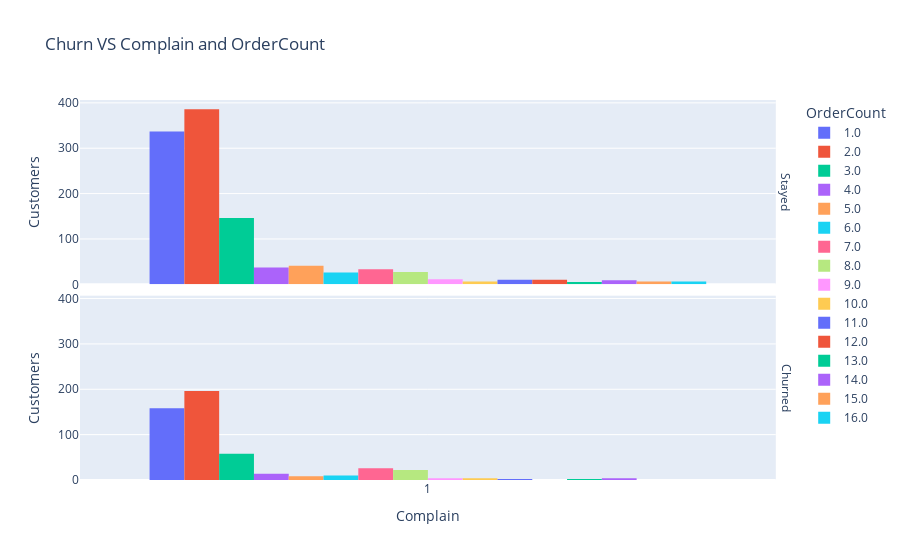

Notebook source saved alongside this figure:
### Code cell
c=ecomerce_df.groupby(["Complain","Churn","OrderCount"]).size().reset_index(name="Count")
z=c[c["Complain"]== 1]
fig7=px.histogram(z,x="Complain",y="Count",color="OrderCount",facet_row="Churn",barmode="group",title="Churn VS Complain and OrderCount")
fig7.update_yaxes(title_text="Customers")
for a in fig7.layout.annotations:
    if a.text== "Churn=0":
        a.text="Stayed"
    else:
        a.text ="Churned"

fig7.show()

### Figure 1 — Plotly figure (JSON) as saved in the notebook; plotly's stock layout.template omitted (floating-point values rounded to 4 significant figures)
{"data": [{"alignmentgroup": "True", "bingroup": "x", "histfunc": "sum", "hovertemplate": "OrderCount=1.0<br>Churn=0<br>Complain=%{x}<br>sum of Count=%{y}<extra></extra>", "legendgroup": "1.0", "marker": {"color": "#636efa", "pattern": {"shape": ""}}, "name": "1.0", "offsetgroup": "1.0", "orientation": "v", "showlegend": true, "type": "histogram", "x": [1], "xaxis": "x2", "y": [337], "yaxis": "y2"}, {"alignmentgroup": "True", "bingroup": "x", "histfunc": "sum", "hovertemplate": "OrderCount=1.0<br>Churn=1<br>Complain=%{x}<br>sum of Count=%{y}<extra></extra>", "legendgroup": "1.0", "marker": {"color": "#636efa", "pattern": {"shape": ""}}, "name": "1.0", "offsetgroup": "1.0", "orientation": "v", "showlegend": false, "type": "histogram", "x": [1], "xaxis": "x", "y": [158], "yaxis": "y"}, {"alignmentgroup": "True", "bingroup": "x", "histfunc": "sum", "hovertemplate": "OrderCount=2.0<br>Churn=0<br>Complain=%{x}<br>sum of Count=%{y}<extra></extra>", "legendgroup": "2.0", "marker": {"color": "#EF553B", "pattern": {"shape": ""}}, "name": "2.0", "offsetgroup": "2.0", "orientation": "v", "showlegend": true, "type": "histogram", "x": [1], "xaxis": "x2", "y": [386], "yaxis": "y2"}, {"alignmentgroup": "True", "bingroup": "x", "histfunc": "sum", "hovertemplate": "OrderCount=2.0<br>Churn=1<br>Complain=%{x}<br>sum of Count=%{y}<extra></extra>", "legendgroup": "2.0", "marker": {"color": "#EF553B", "pattern": {"shape": ""}}, "name": "2.0", "offsetgroup": "2.0", "orientation": "v", "showlegend": false, "type": "histogram", "x": [1], "xaxis": "x", "y": [196], "yaxis": "y"}, {"alignmentgroup": "True", "bingroup": "x", "histfunc": "sum", "hovertemplate": "OrderCount=3.0<br>Churn=0<br>Complain=%{x}<br>sum of Count=%{y}<extra></extra>", "legendgroup": "3.0", "marker": {"color": "#00cc96", "pattern": {"shape": ""}}, "name": "3.0", "offsetgroup": "3.0", "orientation": "v", "showlegend": true, "type": "histogram", "x": [1], "xaxis": "x2", "y": [146], "yaxis": "y2"}, {"alignmentgroup": "True", "bingroup": "x", "histfunc": "sum", "hovertemplate": "OrderCount=3.0<br>Churn=1<br>Complain=%{x}<br>sum of Count=%{y}<extra></extra>", "legendgroup": "3.0", "marker": {"color": "#00cc96", "pattern": {"shape": ""}}, "name": "3.0", "offsetgroup": "3.0", "orientation": "v", "showlegend": false, "type": "histogram", "x": [1], "xaxis": "x", "y": [58], "yaxis": "y"}, {"alignmentgroup": "True", "bingroup": "x", "histfunc": "sum", "hovertemplate": "OrderCount=4.0<br>Churn=0<br>Complain=%{x}<br>sum of Count=%{y}<extra></extra>", "legendgroup": "4.0", "marker": {"color": "#ab63fa", "pattern": {"shape": ""}}, "name": "4.0", "offsetgroup": "4.0", "orientation": "v", "showlegend": true, "type": "histogram", "x": [1], "xaxis": "x2", "y": [37], "yaxis": "y2"}, {"alignmentgroup": "True", "bingroup": "x", "histfunc": "sum", "hovertemplate": "OrderCount=4.0<br>Churn=1<br>Complain=%{x}<br>sum of Count=%{y}<extra></extra>", "legendgroup": "4.0", "marker": {"color": "#ab63fa", "pattern": {"shape": ""}}, "name": "4.0", "offsetgroup": "4.0", "orientation": "v", "showlegend": false, "type": "histogram", "x": [1], "xaxis": "x", "y": [14], "yaxis": "y"}, {"alignmentgroup": "True", "bingroup": "x", "histfunc": "sum", "hovertemplate": "OrderCount=5.0<br>Churn=0<br>Complain=%{x}<br>sum of Count=%{y}<extra></extra>", "legendgroup": "5.0", "marker": {"color": "#FFA15A", "pattern": {"shape": ""}}, "name": "5.0", "offsetgroup": "5.0", "orientation": "v", "showlegend": true, "type": "histogram", "x": [1], "xaxis": "x2", "y": [41], "yaxis": "y2"}, {"alignmentgroup": "True", "bingroup": "x", "histfunc": "sum", "hovertemplate": "OrderCount=5.0<br>Churn=1<br>Complain=%{x}<br>sum of Count=%{y}<extra></extra>", "legendgroup": "5.0", "marker": {"color": "#FFA15A", "pattern": {"shape": ""}}, "name": "5.0", "offsetgroup": "5.0", "orientation": "v", "showlegend": false, "type": "histogram", "x": [1], "xaxis": "x", "y": [8], "yaxis": "y"}, {"alignmentgroup": "True", "bingroup": "x", "histfunc": "sum", "hovertemplate": "OrderCount=6.0<br>Churn=0<br>Complain=%{x}<br>sum of Count=%{y}<extra></extra>", "legendgroup": "6.0", "marker": {"color": "#19d3f3", "pattern": {"shape": ""}}, "name": "6.0", "offsetgroup": "6.0", "orientation": "v", "showlegend": true, "type": "histogram", "x": [1], "xaxis": "x2", "y": [26], "yaxis": "y2"}, {"alignmentgroup": "True", "bingroup": "x", "histfunc": "sum", "hovertemplate": "OrderCount=6.0<br>Churn=1<br>Complain=%{x}<br>sum of Count=%{y}<extra></extra>", "legendgroup": "6.0", "marker": {"color": "#19d3f3", "pattern": {"shape": ""}}, "name": "6.0", "offsetgroup": "6.0", "orientation": "v", "showlegend": false, "type": "histogram", "x": [1], "xaxis": "x", "y": [10], "yaxis": "y"}, {"alignmentgroup": "True", "bingroup": "x", "histfunc": "sum", "hovertemplate": "OrderCount=7.0<br>Churn=0<br>Complain=%{x}<br>sum of Count=%{y}<extra></extra>", "legendgroup": "7.0", "marker": {"color": "#FF6692", "pattern": {"shape": ""}}, "name": "7.0", "offsetgroup": "7.0", "orientation": "v", "showlegend": true, "type": "histogram", "x": [1], "xaxis": "x2", "y": [33], "yaxis": "y2"}, {"alignmentgroup": "True", "bingroup": "x", "histfunc": "sum", "hovertemplate": "OrderCount=7.0<br>Churn=1<br>Complain=%{x}<br>sum of Count=%{y}<extra></extra>", "legendgroup": "7.0", "marker": {"color": "#FF6692", "pattern": {"shape": ""}}, "name": "7.0", "offsetgroup": "7.0", "orientation": "v", "showlegend": false, "type": "histogram", "x": [1], "xaxis": "x", "y": [26], "yaxis": "y"}, {"alignmentgroup": "True", "bingroup": "x", "histfunc": "sum", "hovertemplate": "OrderCount=8.0<br>Churn=0<br>Complain=%{x}<br>sum of Count=%{y}<extra></extra>", "legendgroup": "8.0", "marker": {"color": "#B6E880", "pattern": {"shape": ""}}, "name": "8.0", "offsetgroup": "8.0", "orientation": "v", "showlegend": true, "type": "histogram", "x": [1], "xaxis": "x2", "y": [27], "yaxis": "y2"}, {"alignmentgroup": "True", "bingroup": "x", "histfunc": "sum", "hovertemplate": "OrderCount=8.0<br>Churn=1<br>Complain=%{x}<br>sum of Count=%{y}<extra></extra>", "legendgroup": "8.0", "marker": {"color": "#B6E880", "pattern": {"shape": ""}}, "name": "8.0", "offsetgroup": "8.0", "orientation": "v", "showlegend": false, "type": "histogram", "x": [1], "xaxis": "x", "y": [22], "yaxis": "y"}, {"alignmentgroup": "True", "bingroup": "x", "histfunc": "sum", "hovertemplate": "OrderCount=9.0<br>Churn=0<br>Complain=%{x}<br>sum of Count=%{y}<extra></extra>", "legendgroup": "9.0", "marker": {"color": "#FF97FF", "pattern": {"shape": ""}}, "name": "9.0", "offsetgroup": "9.0", "orientation": "v", "showlegend": true, "type": "histogram", "x": [1], "xaxis": "x2", "y": [11], "yaxis": "y2"}, {"alignmentgroup": "True", "bingroup": "x", "histfunc": "sum", "hovertemplate": "OrderCount=9.0<br>Churn=1<br>Complain=%{x}<br>sum of Count=%{y}<extra></extra>", "legendgroup": "9.0", "marker": {"color": "#FF97FF", "pattern": {"shape": ""}}, "name": "9.0", "offsetgroup": "9.0", "orientation": "v", "showlegend": false, "type": "histogram", "x": [1], "xaxis": "x", "y": [4], "yaxis": "y"}, {"alignmentgroup": "True", "bingroup": "x", "histfunc": "sum", "hovertemplate": "OrderCount=10.0<br>Churn=0<br>Complain=%{x}<br>sum of Count=%{y}<extra></extra>", "legendgroup": "10.0", "marker": {"color": "#FECB52", "pattern": {"shape": ""}}, "name": "10.0", "offsetgroup": "10.0", "orientation": "v", "showlegend": true, "type": "histogram", "x": [1], "xaxis": "x2", "y": [6], "yaxis": "y2"}, {"alignmentgroup": "True", "bingroup": "x", "histfunc": "sum", "hovertemplate": "OrderCount=10.0<br>Churn=1<br>Complain=%{x}<br>sum of Count=%{y}<extra></extra>", "legendgroup": "10.0", "marker": {"color": "#FECB52", "pattern": {"shape": ""}}, "name": "10.0", "offsetgroup": "10.0", "orientation": "v", "showlegend": false, "type": "histogram", "x": [1], "xaxis": "x", "y": [4], "yaxis": "y"}, {"alignmentgroup": "True", "bingroup": "x", "histfunc": "sum", "hovertemplate": "OrderCount=11.0<br>Churn=0<br>Complain=%{x}<br>sum of Count=%{y}<extra></extra>", "legendgroup": "11.0", "marker": {"color": "#636efa", "pattern": {"shape": ""}}, "name": "11.0", "offsetgroup": "11.0", "orientation": "v", "showlegend": true, "type": "histogram", "x": [1], "xaxis": "x2", "y": [10], "yaxis": "y2"}, {"alignmentgroup": "True", "bingroup": "x", "histfunc": "sum", "hovertemplate": "OrderCount=11.0<br>Churn=1<br>Complain=%{x}<br>sum of Count=%{y}<extra></extra>", "legendgroup": "11.0", "marker": {"color": "#636efa", "pattern": {"shape": ""}}, "name": "11.0", "offsetgroup": "11.0", "orientation": "v", "showlegend": false, "type": "histogram", "x": [1], "xaxis": "x", "y": [2], "yaxis": "y"}, {"alignmentgroup": "True", "bingroup": "x", "histfunc": "sum", "hovertemplate": "OrderCount=12.0<br>Churn=0<br>Complain=%{x}<br>sum of Count=%{y}<extra></extra>", "legendgroup": "12.0", "marker": {"color": "#EF553B", "pattern": {"shape": ""}}, "name": "12.0", "offsetgroup": "12.0", "orientation": "v", "showlegend": true, "type": "histogram", "x": [1], "xaxis": "x2", "y": [10], "yaxis": "y2"}, {"alignmentgroup": "True", "bingroup": "x", "histfunc": "sum", "hovertemplate": "OrderCount=13.0<br>Churn=0<br>Complain=%{x}<br>sum of Count=%{y}<extra></extra>", "legendgroup": "13.0", "marker": {"color": "#00cc96", "pattern": {"shape": ""}}, "name": "13.0", "offsetgroup": "13.0", "orientation": "v", "showlegend": true, "type": "histogram", "x": [1], "xaxis": "x2", "y": [5], "yaxis": "y2"}, {"alignmentgroup": "True", "bingroup": "x", "histfunc": "sum", "hovertemplate": "OrderCount=13.0<br>Churn=1<br>Complain=%{x}<br>sum of Count=%{y}<extra></extra>", "legendgroup": "13.0", "marker": {"color": "#00cc96", "pattern": {"shape": ""}}, "name": "13.0", "offsetgroup": "13.0", "orientation": "v", "showlegend": false, "type": "histogram", "x": [1], "xaxis": "x", "y": [2], "yaxis": "y"}, {"alignmentgroup": "True", "bingroup": "x", "histfunc": "sum", "hovertemplate": "OrderCount=14.0<br>Churn=0<br>Complain=%{x}<br>sum of Count=%{y}<extra></extra>", "legendgroup": "14.0", "marker": {"color": "#ab63fa", "pattern": {"shape": ""}}, "name": "14.0", "offsetgroup": "14.0", "orientation": "v", "showlegend": true, "type": "histogram", "x": [1], "xaxis": "x2", "y": [9], "yaxis": "y2"}, {"alignmentgroup": "True", "bingroup": "x", "histfunc": "sum", "hovertemplate": "OrderCount=14.0<br>Churn=1<br>Complain=%{x}<br>sum of Count=%{y}<extra></extra>", "legendgroup": "14.0", "marker": {"color": "#ab63fa", "pattern": {"shape": ""}}, "name": "14.0", "offsetgroup": "14.0", "orientation": "v", "showlegend": false, "type": "histogram", "x": [1], "xaxis": "x", "y": [4], "yaxis": "y"}, {"alignmentgroup": "True", "bingroup": "x", "histfunc": "sum", "hovertemplate": "OrderCount=15.0<br>Churn=0<br>Complain=%{x}<br>sum of Count=%{y}<extra></extra>", "legendgroup": "15.0", "marker": {"color": "#FFA15A", "pattern": {"shape": ""}}, "name": "15.0", "offsetgroup": "15.0", "orientation": "v", "showlegend": true, "type": "histogram", "x": [1], "xaxis": "x2", "y": [6], "yaxis": "y2"}, {"alignmentgroup": "True", "bingroup": "x", "histfunc": "sum", "hovertemplate": "OrderCount=16.0<br>Churn=0<br>Complain=%{x}<br>sum of Count=%{y}<extra></extra>", "legendgroup": "16.0", "marker": {"color": "#19d3f3", "pattern": {"shape": ""}}, "name": "16.0", "offsetgroup": "16.0", "orientation": "v", "showlegend": true, "type": "histogram", "x": [1], "xaxis": "x2", "y": [6], "yaxis": "y2"}], "layout": {"annotations": [{"font": {}, "showarrow": false, "text": "Churned", "textangle": 90, "x": 0.98, "xanchor": "left", "xref": "paper", "y": 0.2425, "yanchor": "middle", "yref": "paper"}, {"font": {}, "showarrow": false, "text": "Stayed", "textangle": 90, "x": 0.98, "xanchor": "left", "xref": "paper", "y": 0.7575, "yanchor": "middle", "yref": "paper"}], "barmode": "group", "legend": {"title": {"text": "OrderCount"}, "tracegroupgap": 0}, "title": {"text": "Churn VS Complain and OrderCount"}, "xaxis": {"anchor": "y", "domain": [0, 0.98], "title": {"text": "Complain"}}, "xaxis2": {"anchor": "y2", "domain": [0, 0.98], "matches": "x", "showticklabels": false}, "yaxis": {"anchor": "x", "domain": [0, 0.485], "title": {"text": "Customers"}}, "yaxis2": {"anchor": "x2", "domain": [0.515, 1], "matches": "y", "title": {"text": "Customers"}}}}
